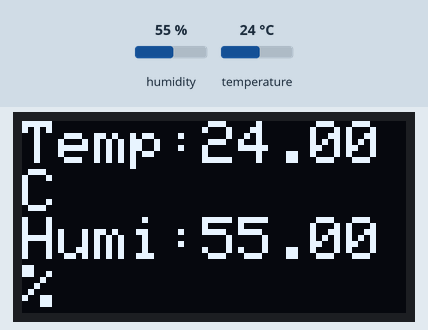
Recording of a sketch running on a simulated Arduino Uno, built with avr-gcc and run on an emulated ATmega328P. Shown: 128×64 one-colour display. The inputs (shaded band) are chosen by the test bench; at power-on: humidity 55 %, temperature 24 °C. What the sketch prints to the serial monitor is not drawn.

Above: at 3.2 s.
3.3 s: humidity set to 22 %
At 5.4 s:
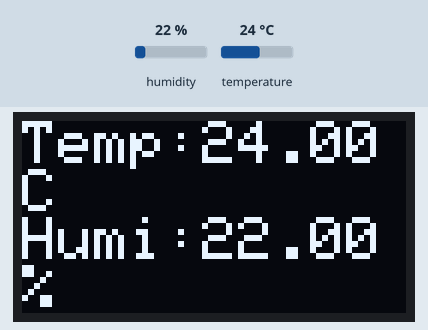
6.1 s: temperature set to 12 °C
At 7.6 s:
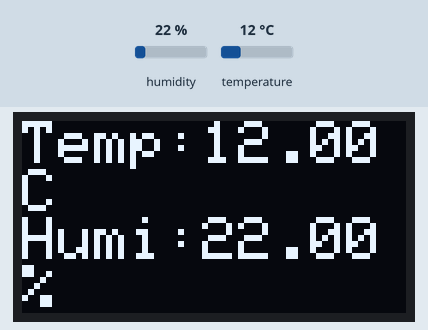
8.9 s: humidity set to 40 %
At 10.9 s:
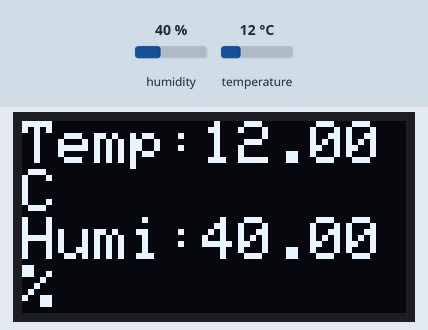
11.9 s: temperature set to 19 °C
At 13.1 s:
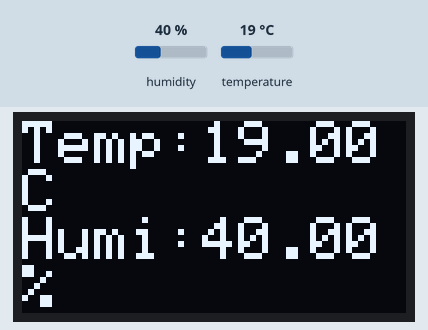
Timing chart, 0 to 14.9 s (numbered marks = the images above; inputs shaded):
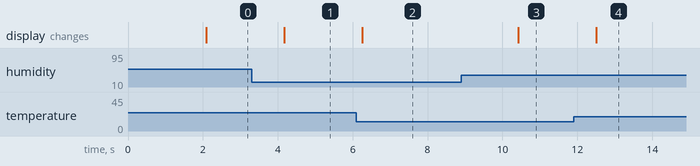

The sketch:

temperature_humidity_monitoring.ino
```cpp
#include <Adafruit_Sensor.h>
#include <DHT.h>
#include <DHT_U.h>
#include <Wire.h>
#include <Adafruit_GFX.h>
#include <Adafruit_SSD1306.h>

#define SCREEN_WIDTH 128
#define SCREEN_HEIGHT 64


Adafruit_SSD1306 display(SCREEN_WIDTH, SCREEN_HEIGHT, &Wire, -1);


#define DHTPIN 2        // Signal pin connected to D2
#define DHTTYPE DHT11
DHT dht(DHTPIN, DHTTYPE);

void setup() {
  Serial.begin(9600);


  if (!display.begin(SSD1306_SWITCHCAPVCC, 0x3C)) {
    Serial.println(F("SSD1306 Allocation Failed"));
    for (;;);
  }

  display.clearDisplay();
  display.setTextSize(1);
  display.setTextColor(SSD1306_WHITE);


  dht.begin();

  delay(2000);
}

void loop() {
  float humidity = dht.readHumidity();
  float temperature = dht.readTemperature();


  if (isnan(humidity) || isnan(temperature)) {
    Serial.println("Failed to read from DHT11!");
    display.clearDisplay();
    display.setCursor(0, 0);
    display.println("Error reading");
    display.println("from DHT11!");
    display.display();
    delay(1000);
    return;
  }


  Serial.print("Temperature: ");
  Serial.print(temperature);
  Serial.print(" C   Humidity: ");
  Serial.print(humidity);
  Serial.println(" %");


  display.clearDisplay();

  display.setTextSize(2);
  display.setCursor(0, 0);
  display.print("Temp:");
  display.print(temperature);
  display.println("C");

  display.setCursor(0, 32);
  display.print("Humi:");
  display.print(humidity);
  display.println("%");

  display.display();

  delay(1000);
}
```

Measured:
- after the input at 3.3 s, the display: changes after 0.87 s (image 1)
- after the input at 6.1 s, the display: changes after 0.15 s (image 2)
- after the input at 8.9 s, the display: changes after 1.5 s (image 3)
- after the input at 11.9 s, the display: changes after 0.61 s (image 4)
